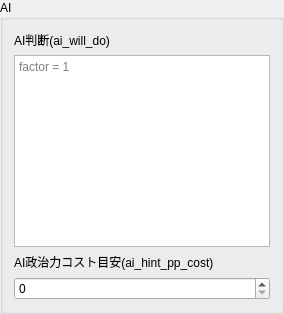
                <widget class="QGroupBox" name="groupAi">
                 <property name="title">
                  <string>AI</string>
                 </property>
                 <layout class="QVBoxLayout" name="groupAiLayout">
                  <item>
                   <widget class="QLabel" name="labelAiWillDo">
                    <property name="text">
                     <string>AI判断(ai_will_do)</string>
                    </property>
                   </widget>
                  </item>
                  <item>
                   <widget class="QPlainTextEdit" name="textAiWillDo">
                    <property name="minimumSize">
                     <size>
                      <width>0</width>
                      <height>0</height>
                     </size>
                    </property>
                    <property name="placeholderText">
                     <string>factor = 1</string>
                    </property>
                   </widget>
                  </item>
                  <item>
                   <widget class="QLabel" name="labelAiHintPpCost">
                    <property name="text">
                     <string>AI政治力コスト目安(ai_hint_pp_cost)</string>
                    </property>
                   </widget>
                  </item>
                  <item>
                   <widget class="QSpinBox" name="spinAiHintPpCost">
                    <property name="minimum">
                     <number>0</number>
                    </property>
                    <property name="maximum">
                     <number>9999</number>
                    </property>
                   </widget>
                  </item>
                 </layout>
                </widget>
